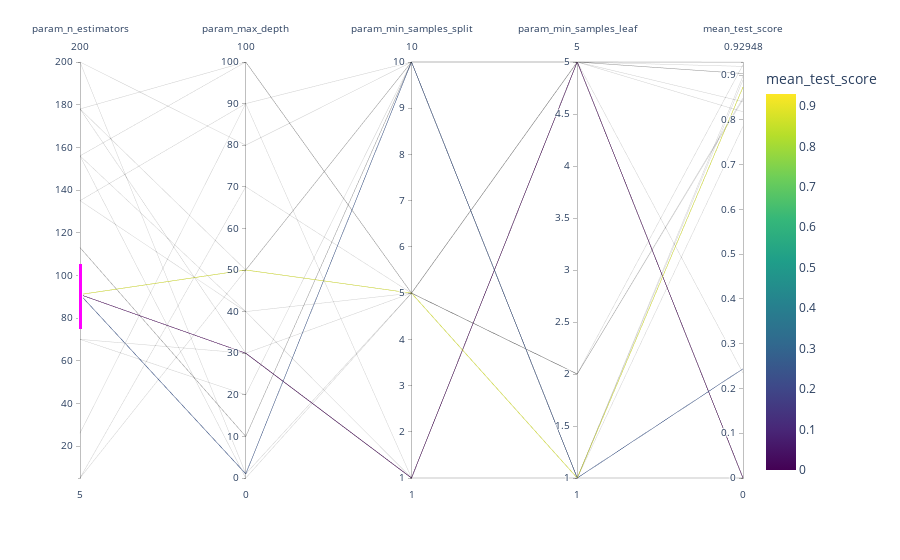

The notebook cell this image was saved under:
### Markdown cell above
it can be noted that if you really would want to optimize your model, there are other potential ways to set your hyperparameters. they might show a bit worse score, but the time of the fit and predict would, potentially, improve. for instance, line 4 shows n_estimators = 5 with param_max_depth = 50, and the difference between scores from the top 1 is not as big.

### Code cell
#here you can see all the combinations of the hyperparameters fitting within a graph.
import plotly.express as px

dimension = ['param_n_estimators', 'param_max_features', 'param_max_depth',
       'param_min_samples_split', 'param_min_samples_leaf', 'param_bootstrap',
       'mean_test_score']
fig = px.parallel_coordinates(cv_res, color = 'mean_test_score',            
                              dimensions = dimension,
                              color_continuous_scale=px.colors.sequential.Viridis)
fig.show() #it doesnt show binary parametrs

### Figure 1 — Plotly figure (JSON) as saved in the notebook; plotly's stock layout.template omitted (floating-point values rounded to 4 significant figures)
{"data": [{"dimensions": [{"constraintrange": [74.9, 105.2], "label": "param_n_estimators", "values": [200, 156, 5, 5, 70, 135, 178, 113, 91, 178, 156, 135, 178, 113, 91, 200, 70, 26, 91, 156]}, {"label": "param_max_depth", "values": [80, 100, 70, 50, 20, 90, 50, 10, 50, 100, 0, 40, 30, 10, 1, 1, 30, 90, 30, 40]}, {"label": "param_min_samples_split", "values": [10, 5, 5, 10, 10, 10, 10, 10, 5, 5, 5, 5, 5, 10, 10, 5, 1, 1, 1, 1]}, {"label": "param_min_samples_leaf", "values": [5, 5, 2, 5, 5, 5, 1, 1, 1, 2, 2, 5, 5, 1, 1, 5, 1, 1, 5, 5]}, {"label": "mean_test_score", "values": [0.9295, 0.9289, 0.9234, 0.9197, 0.9038, 0.9037, 0.8982, 0.8895, 0.8734, 0.8491, 0.8455, 0.841, 0.8182, 0.7856, 0.2441, 0.2348, 0, 0, 0, 0]}], "domain": {"x": [0, 1], "y": [0, 1]}, "line": {"color": [0.9295, 0.9289, 0.9234, 0.9197, 0.9038, 0.9037, 0.8982, 0.8895, 0.8734, 0.8491, 0.8455, 0.841, 0.8182, 0.7856, 0.2441, 0.2348, 0, 0, 0, 0], "coloraxis": "coloraxis"}, "name": "", "type": "parcoords"}], "layout": {"autosize": true, "coloraxis": {"colorbar": {"title": {"text": "mean_test_score"}}, "colorscale": [[0, "#440154"], [0.1111, "#482878"], [0.2222, "#3e4989"], [0.3333, "#31688e"], [0.4444, "#26828e"], [0.5556, "#1f9e89"], [0.6667, "#35b779"], [0.7778, "#6ece58"], [0.8889, "#b5de2b"], [1, "#fde725"]]}, "legend": {"tracegroupgap": 0}, "margin": {"t": 60}}}
